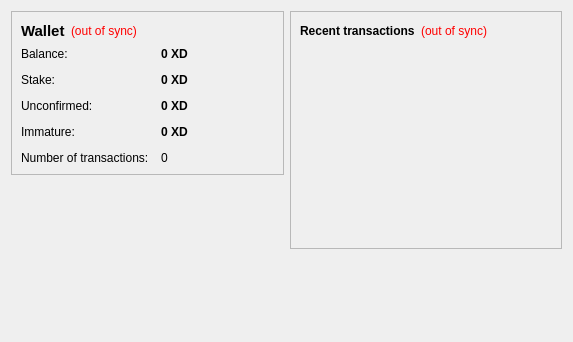
<?xml version="1.0" encoding="UTF-8"?>
<ui version="4.0">
 <class>OverviewPage</class>
 
 <widget class="QWidget" name="OverviewPage">
 
  <property name="geometry">
   <rect>
    <x>0</x>
    <y>0</y>
    <width>573</width>
    <height>342</height>
   </rect>
  </property>
  <property name="windowTitle">
   <string>Form</string>
  </property>
  <layout class="QHBoxLayout" name="horizontalLayout" stretch="1,1">
   <item>
    <layout class="QVBoxLayout" name="verticalLayout_2">
     <item>
      <widget class="QFrame" name="frame">
       <property name="frameShape">
        <enum>QFrame::StyledPanel</enum>
       </property>
       <property name="frameShadow">
        <enum>QFrame::Raised</enum>
       </property>
       <layout class="QVBoxLayout" name="verticalLayout_4">
        <item>
         <layout class="QHBoxLayout" name="horizontalLayout_4">
          <item>
           <widget class="QLabel" name="label_5">
            <property name="font">
             <font>
              <pointsize>11</pointsize>
              <weight>75</weight>
              <bold>true</bold>
             </font>
            </property>
            <property name="text">
             <string>Wallet</string>
            </property>
           </widget>
          </item>
          <item>
           <widget class="QLabel" name="labelWalletStatus">
            <property name="toolTip">
             <string>The displayed information may be out of date. Your wallet automatically synchronizes with the xDeus network after a connection is established, but this process has not completed yet.</string>
            </property>
            <property name="styleSheet">
             <string notr="true">QLabel { color: red; }</string>
            </property>
            <property name="text">
             <string notr="true">(out of sync)</string>
            </property>
            <property name="alignment">
             <set>Qt::AlignLeading|Qt::AlignLeft|Qt::AlignVCenter</set>
            </property>
           </widget>
          </item>
          <item>
           <spacer name="horizontalSpacer_2">
            <property name="orientation">
             <enum>Qt::Horizontal</enum>
            </property>
            <property name="sizeHint" stdset="0">
             <size>
              <width>40</width>
              <height>20</height>
             </size>
            </property>
           </spacer>
          </item>
         </layout>
        </item>
		
		
		
        <item>
         <layout class="QFormLayout" name="formLayout_2">
          <property name="fieldGrowthPolicy">
           <enum>QFormLayout::AllNonFixedFieldsGrow</enum>
          </property>
          <property name="horizontalSpacing">
           <number>12</number>
          </property>
          <property name="verticalSpacing">
           <number>12</number>
          </property>
          <item row="0" column="0">
           <widget class="QLabel" name="label">
            <property name="text">
             <string>Balance:</string>
            </property>
           </widget>
          </item>
          <item row="0" column="1">
           <widget class="QLabel" name="labelBalance">
            <property name="font">
             <font>
              <weight>75</weight>
              <bold>true</bold>
             </font>
            </property>
            <property name="cursor">
             <cursorShape>IBeamCursor</cursorShape>
            </property>
            <property name="toolTip">
             <string>Your current balance</string>
            </property>
            <property name="text">
             <string notr="true">0 XD</string>
            </property>
            <property name="textInteractionFlags">
             <set>Qt::LinksAccessibleByMouse|Qt::TextSelectableByKeyboard|Qt::TextSelectableByMouse</set>
            </property>
           </widget>
          </item>
          <item row="1" column="0">
           <widget class="QLabel" name="label_6">
            <property name="text">
             <string>Stake:</string>
            </property>
           </widget>
          </item>
          <item row="1" column="1">
           <widget class="QLabel" name="labelStake">
            <property name="font">
             <font>
              <weight>75</weight>
              <bold>true</bold>
             </font>
            </property>
            <property name="cursor">
             <cursorShape>IBeamCursor</cursorShape>
            </property>
            <property name="toolTip">
             <string>Total of coins that was staked, and do not yet count toward the current balance</string>
            </property>
            <property name="text">
             <string notr="true">0 XD</string>
            </property>
            <property name="textInteractionFlags">
             <set>Qt::LinksAccessibleByMouse|Qt::TextSelectableByKeyboard|Qt::TextSelectableByMouse</set>
            </property>
           </widget>
          </item>
          <item row="2" column="0">
           <widget class="QLabel" name="label_3">
            <property name="text">
             <string>Unconfirmed:</string>
            </property>
           </widget>
          </item>
          <item row="2" column="1">
           <widget class="QLabel" name="labelUnconfirmed">
            <property name="font">
             <font>
              <weight>75</weight>
              <bold>true</bold>
             </font>
            </property>
            <property name="cursor">
             <cursorShape>IBeamCursor</cursorShape>
            </property>
            <property name="toolTip">
             <string>Total of transactions that have yet to be confirmed, and do not yet count toward the current balance</string>
            </property>
            <property name="text">
             <string notr="true">0 XD</string>
            </property>
            <property name="textInteractionFlags">
             <set>Qt::LinksAccessibleByMouse|Qt::TextSelectableByKeyboard|Qt::TextSelectableByMouse</set>
            </property>
           </widget>
          </item>
          <item row="3" column="0">
           <widget class="QLabel" name="labelImmatureText">
            <property name="text">
             <string>Immature:</string>
            </property>
           </widget>
          </item>
          <item row="3" column="1">
           <widget class="QLabel" name="labelImmature">
            <property name="font">
             <font>
              <weight>75</weight>
              <bold>true</bold>
             </font>
            </property>
            <property name="toolTip">
             <string>Mined balance that has not yet matured</string>
            </property>
            <property name="text">
             <string notr="true">0 XD</string>
            </property>
            <property name="textInteractionFlags">
             <set>Qt::LinksAccessibleByMouse|Qt::TextSelectableByKeyboard|Qt::TextSelectableByMouse</set>
            </property>
           </widget>
          </item>
          <item row="4" column="0">
           <widget class="QLabel" name="label_2">
            <property name="text">
             <string>Number of transactions:</string>
            </property>
           </widget>
          </item>
          <item row="4" column="1">
           <widget class="QLabel" name="labelNumTransactions">
            <property name="toolTip">
             <string>Total number of transactions in wallet</string>
            </property>
            <property name="text">
             <string notr="true">0</string>
            </property>
           </widget>
          </item>
         </layout>
        </item>
       </layout>
      </widget>
     </item>
     <item>
      <spacer name="verticalSpacer">
       <property name="orientation">
        <enum>Qt::Vertical</enum>
       </property>
       <property name="sizeHint" stdset="0">
        <size>
         <width>20</width>
         <height>40</height>
        </size>
       </property>
      </spacer>
     </item>
     <item>
      <widget class="QLabel" name="coinLogo">
       <property name="text">
        <string/>
       </property>
       <property name="pixmap">
        <pixmap resource="../bitcoin.qrc">:/images/backg</pixmap>
       </property>
       <property name="scaledContents">
        <bool>false</bool>
       </property>
       <property name="alignment">
        <set>Qt::AlignCenter</set>
       </property>
       <property name="margin">
        <number>-2</number>
       </property>
      </widget>
     </item>
    </layout>
   </item>
   <item>
    <layout class="QVBoxLayout" name="verticalLayout_3">
     <item>
      <widget class="QFrame" name="frame_2">
       <property name="frameShape">
        <enum>QFrame::StyledPanel</enum>
       </property>
       <property name="frameShadow">
        <enum>QFrame::Raised</enum>
       </property>
       <layout class="QVBoxLayout" name="verticalLayout">
        <item>
         <layout class="QHBoxLayout" name="horizontalLayout_2">
          <item>
           <widget class="QLabel" name="label_4">
            <property name="text">
             <string>&lt;b&gt;Recent transactions&lt;/b&gt;</string>
            </property>
           </widget>
          </item>
          <item>
           <widget class="QLabel" name="labelTransactionsStatus">
            <property name="toolTip">
             <string>The displayed information may be out of date. Your wallet automatically synchronizes with the xDeus network after a connection is established, but this process has not completed yet.</string>
            </property>
            <property name="styleSheet">
             <string notr="true">QLabel { color: red; }</string>
            </property>
            <property name="text">
             <string notr="true">(out of sync)</string>
            </property>
            <property name="alignment">
             <set>Qt::AlignRight|Qt::AlignTrailing|Qt::AlignVCenter</set>
            </property>
           </widget>
          </item>
          <item>
           <spacer name="horizontalSpacer">
            <property name="orientation">
             <enum>Qt::Horizontal</enum>
            </property>
            <property name="sizeHint" stdset="0">
             <size>
              <width>40</width>
              <height>20</height>
             </size>
            </property>
           </spacer>
          </item>
         </layout>
        </item>
        <item>
         <widget class="QListView" name="listTransactions">
          <property name="styleSheet">
           <string notr="true">QListView { background: transparent; }</string>
          </property>
          <property name="frameShape">
           <enum>QFrame::NoFrame</enum>
          </property>
          <property name="verticalScrollBarPolicy">
           <enum>Qt::ScrollBarAlwaysOff</enum>
          </property>
          <property name="horizontalScrollBarPolicy">
           <enum>Qt::ScrollBarAlwaysOff</enum>
          </property>
          <property name="selectionMode">
           <enum>QAbstractItemView::NoSelection</enum>
          </property>
         </widget>
        </item>
       </layout>
      </widget>
     </item>
     <item>
      <spacer name="verticalSpacer_2">
       <property name="orientation">
        <enum>Qt::Vertical</enum>
       </property>
       <property name="sizeHint" stdset="0">
        <size>
         <width>20</width>
         <height>40</height>
        </size>
       </property>
      </spacer>
     </item>
    </layout>
   </item>
  </layout>
 </widget>
 <resources/>
 <connections/>
</ui>
